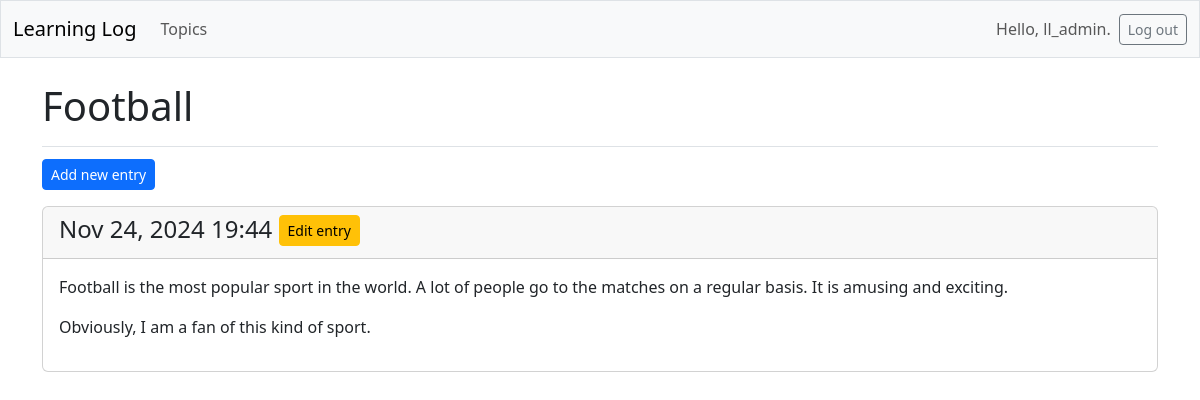
The page /topics/3/ (signed in) on the database its author committed.
### learning_logs/models.py (models this page shows, shortened)
class Topic(models.Model):
    text = models.CharField(max_length=200)
    date_added = models.DateTimeField(auto_now_add=True)
    owner = models.ForeignKey(User, on_delete=models.CASCADE)

class Entry(models.Model):
    topic = models.ForeignKey(Topic, on_delete=models.CASCADE)
    text = models.TextField()
    date_added = models.DateTimeField(auto_now_add=True)
    class Meta:
        verbose_name_plural = 'entries'

### learning_logs/views.py (the view)
# urls.py: path('topics/<int:topic_id>/', views.topic, name='topic'),
@login_required
def topic(request, topic_id):
    topic = Topic.objects.get(id=topic_id)
    if topic.owner != request.user:
        raise Http404
    entries = topic.entry_set.order_by('-date_added')
    context = {'topic': topic, 'entries': entries}
    return render(request, 'learning_logs/topic.html', context)

### learning_logs/templates/learning_logs/topic.html
{% extends 'learning_logs/base.html' %}
{% block page_header %}
<h1>{{ topic.text }}</h1>
{% endblock page_header %}
{% block content %}
<p>
    <a href="{% url 'learning_logs:new_entry' topic.id %}" class="btn btn-primary btn-sm mt-1">Add new entry</a>
</p>
{% for entry in entries %}
    <div class="card mb-3">
        <h4 class="card-header">
            {{ entry.date_added|date:'M d, Y H:i' }}
            <small><a href="{% url 'learning_logs:edit_entry' entry.id %}" class="btn btn-warning btn-sm mb-1">
                Edit entry</a></small>
        </h4>
         <div class="card-body">{{ entry.text|linebreaks }}</div>
    </div>
    {% empty %}
        <p>There are no entries for this topic yet.</p>
    {% endfor %}
{% endblock content %}

### learning_logs/templates/learning_logs/base.html (shortened to what this page needs)
<!doctype html>
<html lang="en">
<head>
    {% load django_bootstrap5 %}
    {% bootstrap_css %}
</head>
<body>
    <nav class="navbar navbar-expand-md navbar-light bg-light mb-4 border">
        <div class="container-fluid">
            <a href="{% url 'learning_logs:index' %}" class="navbar-brand">
                Learning Log
            </a>
            <div class="collapse navbar-collapse" id="navbarCollapse">
                <ul class="navbar-nav me-auto mb-2 mb-md-0">
                    <li class="nav-item">
                        <a href="{% url 'learning_logs:topics' %}" class="nav-link">
                            Topics</a></li>
                </ul>
                <ul class="navbar-nav ms-auto mb-2 mb-md-0">
                    {% if user.is_authenticated %}
                    <li class="nav-item">
                        <span class="navbar-text me-2">Hello, {{ user.username}}.
                            </span></li>
                    {% endif %}
                </ul>
                {% if user.is_authenticated %}
                <form action="{% url 'accounts:logout' %}" method="post">
                    <button name="submit" class="btn btn-outline-secondary btn-sm">
                        Log out</button>
                </form>
                {% endif %}
            </div>
        </div>
    </nav>
    <main class="container">
        <div class="pb-2 mb-2 border-bottom">
            {% block page_header %}{% endblock page_header %}
        </div>
        <div>
            {% block content %}{% endblock content %}
        </div>
    </main>
</body>
</html>

### rows shown on the page
Topic: text "Football"
Entry: date_added "Nov 24, 2024 19:44", text "Football is the most popular sport in the world. A lot of people go to the matches on a regular basis. It is amusing and exciting. Obviously, I am a fan of this kind of sport."

### other values the page prints
{{ user.username }} "ll_admin"
